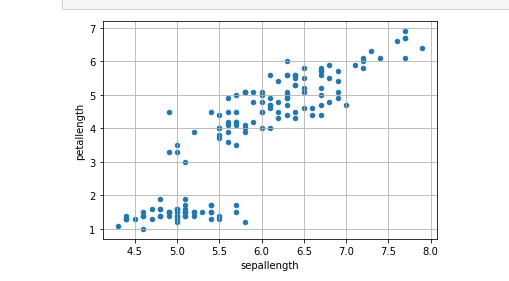

Write Python code to recreate this figure.
import numpy as np
import pandas as pd
import matplotlib.pyplot as plt
iris=pd.read_csv("iris_csv.csv")
iris.plot(kind="scatter",x="sepallength",y="petallength")
plt.grid()
plt.show()
